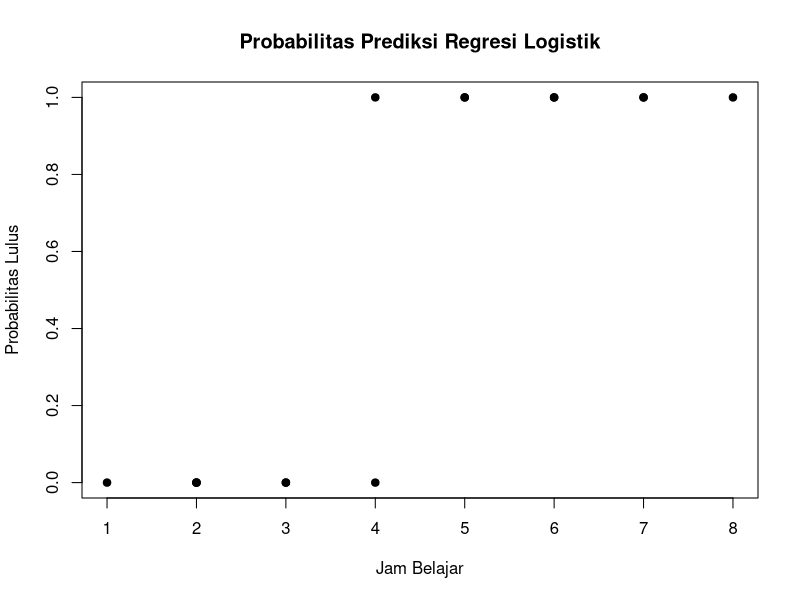
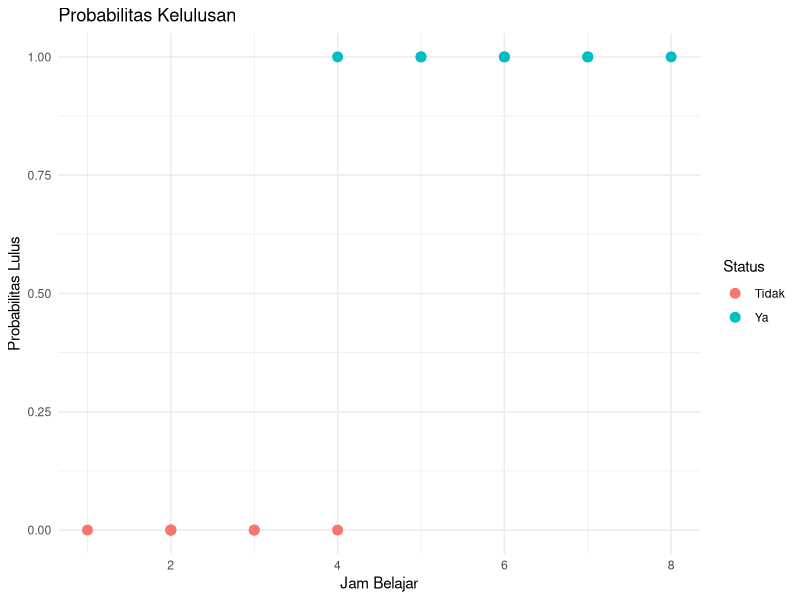

Reproduce these figures in R, in order.
# ============================================================
# REGRESI LOGISTIK BINER DI R
# Contoh kasus: prediksi kelulusan mahasiswa
# Y = lulus (0 = tidak, 1 = ya)
# X1 = jam_belajar
# X2 = kehadiran
# ============================================================

# ---------------------------
# 1. MEMBUAT DATA CONTOH
# ---------------------------
data <- data.frame(
  jam_belajar = c(2, 3, 4, 5, 6, 2, 1, 7, 8, 3, 4, 6, 5, 7, 2),
  kehadiran   = c(60, 65, 70, 75, 80, 55, 50, 85, 90, 68, 72, 78, 74, 88, 58),
  lulus       = c(0, 0, 0, 1, 1, 0, 0, 1, 1, 0, 1, 1, 1, 1, 0)
)

# Lihat data
print(data)

# Ubah variabel respon menjadi factor jika ingin dibaca sebagai kategori
data$lulus_factor <- factor(data$lulus, levels = c(0, 1), labels = c("Tidak", "Ya"))

# ---------------------------
# 2. EKSPLORASI DATA
# ---------------------------
str(data)
summary(data)

# Tabel frekuensi respon
table(data$lulus_factor)

# ---------------------------
# 3. MEMBANGUN MODEL REGRESI LOGISTIK
# ---------------------------
# Model:
# logit(P(Y=1)) = b0 + b1*jam_belajar + b2*kehadiran

model <- glm(lulus ~ jam_belajar + kehadiran,
             data = data,
             family = binomial(link = "logit"))

# Ringkasan model
summary(model)

# ---------------------------
# 4. MENAMPILKAN PERSAMAAN MODEL
# ---------------------------
coef_model <- coef(model)
cat("\nPersamaan model logit:\n")
cat("log(p / (1-p)) =",
    round(coef_model[1], 4),
    ifelse(coef_model[2] >= 0, " + ", " - "), abs(round(coef_model[2], 4)), "* jam_belajar",
    ifelse(coef_model[3] >= 0, " + ", " - "), abs(round(coef_model[3], 4)), "* kehadiran\n",
    sep = "")

# ---------------------------
# 5. ODDS RATIO
# ---------------------------
odds_ratio <- exp(coef(model))
cat("\nOdds Ratio:\n")
print(odds_ratio)

# Confidence Interval Odds Ratio
cat("\nConfidence Interval Odds Ratio:\n")
print(exp(confint(model)))

# ---------------------------
# 6. NILAI PROBABILITAS PREDIKSI
# ---------------------------
data$prob_prediksi <- predict(model, type = "response")
print(data[, c("jam_belajar", "kehadiran", "lulus", "prob_prediksi")])

# ---------------------------
# 7. KLASIFIKASI HASIL PREDIKSI
# ---------------------------
# Gunakan cut-off 0.5
data$prediksi_kelas <- ifelse(data$prob_prediksi >= 0.5, 1, 0)

cat("\nHasil klasifikasi:\n")
print(data[, c("lulus", "prob_prediksi", "prediksi_kelas")])

# ---------------------------
# 8. CONFUSION MATRIX
# ---------------------------
conf_matrix <- table(
  Aktual = data$lulus,
  Prediksi = data$prediksi_kelas
)

cat("\nConfusion Matrix:\n")
print(conf_matrix)

# ---------------------------
# 9. MENGHITUNG AKURASI, PRESISI, RECALL
# ---------------------------
TP <- conf_matrix["1", "1"]
TN <- conf_matrix["0", "0"]
FP <- conf_matrix["0", "1"]
FN <- conf_matrix["1", "0"]

akurasi <- (TP + TN) / sum(conf_matrix)
presisi <- TP / (TP + FP)
recall  <- TP / (TP + FN)
specificity <- TN / (TN + FP)

cat("\nEvaluasi Model:\n")
cat("Akurasi    =", round(akurasi, 4), "\n")
cat("Presisi    =", round(presisi, 4), "\n")
cat("Recall     =", round(recall, 4), "\n")
cat("Specificity=", round(specificity, 4), "\n")

# ---------------------------
# 10. UJI SIGNIFIKANSI MODEL
# ---------------------------
cat("\nUji signifikansi model (anova):\n")
print(anova(model, test = "Chisq"))

# ---------------------------
# 11. PREDIKSI DATA BARU
# ---------------------------
data_baru <- data.frame(
  jam_belajar = c(3, 5, 7),
  kehadiran   = c(65, 75, 90)
)

data_baru$prob_lulus <- predict(model, newdata = data_baru, type = "response")
data_baru$prediksi_kelas <- ifelse(data_baru$prob_lulus >= 0.5, 1, 0)

cat("\nPrediksi data baru:\n")
print(data_baru)

# ---------------------------
# 12. VISUALISASI SEDERHANA
# ---------------------------
# Plot probabilitas prediksi vs jam_belajar
plot(data$jam_belajar, data$prob_prediksi,
     pch = 19,
     xlab = "Jam Belajar",
     ylab = "Probabilitas Lulus",
     main = "Probabilitas Prediksi Regresi Logistik")

# ---------------------------
# 13. VISUALISASI DENGAN ggplot2
# ---------------------------
if (!require(ggplot2)) install.packages("ggplot2")
library(ggplot2)

ggplot(data, aes(x = jam_belajar, y = prob_prediksi, color = lulus_factor)) +
  geom_point(size = 3) +
  labs(
    title = "Probabilitas Kelulusan",
    x = "Jam Belajar",
    y = "Probabilitas Lulus",
    color = "Status"
  ) +
  theme_minimal()

# ---------------------------
# 14. INTERPRETASI SINGKAT OTOMATIS
# ---------------------------
cat("\nInterpretasi singkat:\n")
for (i in 2:length(coef_model)) {
  nama_var <- names(coef_model)[i]
  nilai_or <- exp(coef_model[i])

  cat("- Variabel", nama_var,
      "memiliki odds ratio =", round(nilai_or, 4), "\n")

  if (nilai_or > 1) {
    cat("  Artinya, kenaikan 1 unit pada", nama_var,
        "meningkatkan peluang lulus.\n")
  } else {
    cat("  Artinya, kenaikan 1 unit pada", nama_var,
        "menurunkan peluang lulus.\n")
  }
}

# ---------------------------
# 15. MENYIMPAN HASIL KE CSV
# ---------------------------
write.csv(data, "hasil_regresi_logistik.csv", row.names = FALSE)
cat("\nFile hasil_regresi_logistik.csv berhasil disimpan.\n")
